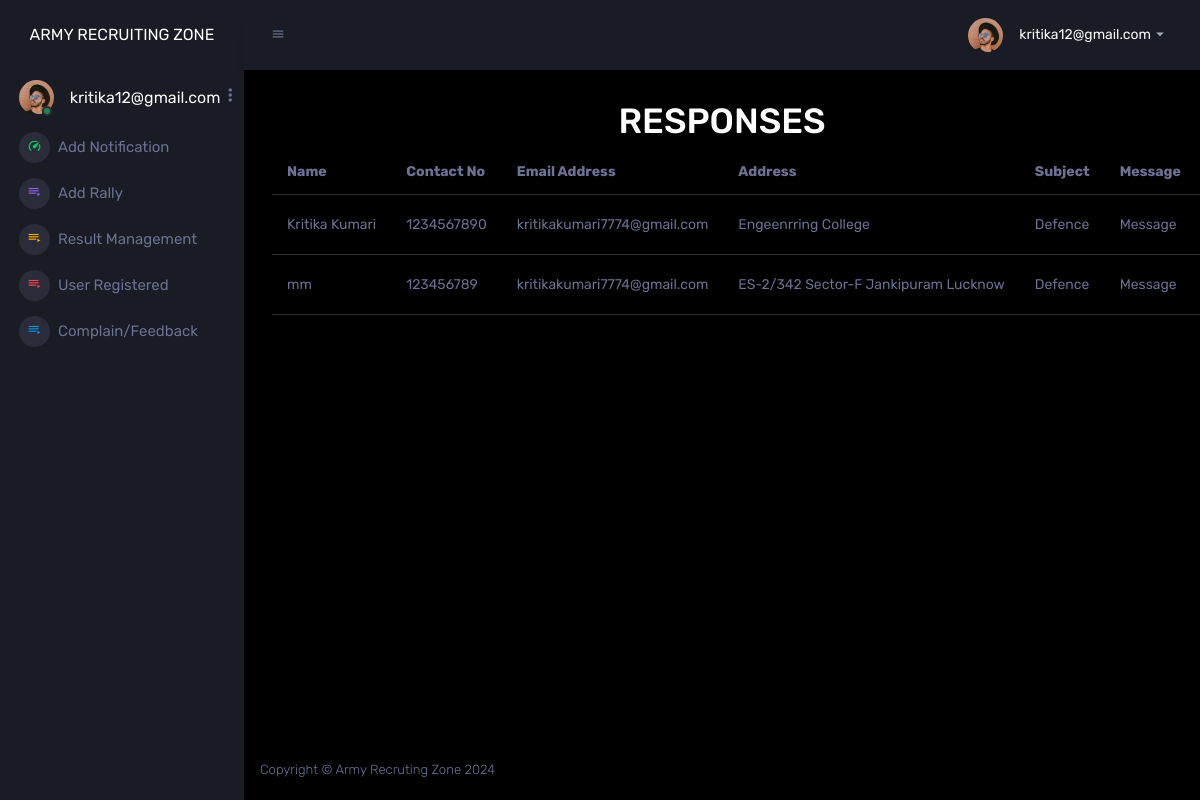
Screenshot of /adminapp/response/ (signed in) with the database file from the repository.
### ARZapp/models.py (models this page shows)
class AdminLogin(models.Model):
    adminid=models.CharField(max_length=50, primary_key=True)
    password=models.CharField(max_length=20)

class Enquiry(models.Model):
    id=models.AutoField(primary_key=True)
    name = models.CharField(max_length=50)
    contactno= models.CharField(max_length=10)
    emailaddress= models.CharField(max_length=50)
    address= models.CharField(max_length=500)
    subject= models.CharField(max_length=100)
    message= models.TextField()
    posteddate= models.CharField(max_length=30)

### adminapp/views.py (the view)
# urls.py: path('response/',views.response,name="response"),
def response(request):
    try:
        if request.session['adminid']!=None:
            adminid=request.session['adminid']
            obj=AdminLogin.objects.get(adminid=adminid)
            enq=Enquiry.objects.all()
            return render(request,"response.html",locals())
    except KeyError:
        return redirect("Adminlogin")

### adminapp/templates/response.html (shortened to what this page needs)
{% extends "adminparent.html" %}
{% block body %}
    <div class="row">
        <div class="col-sm-12">
            <h1 style="text-align:center;">RESPONSES</h1>
            <table class="table">
               <tr>
                <th>Name</th>
                <th>Contact No</th>
                <th>Email Address</th>
                <th>Address</th>
                <th>Subject</th>
                <th>Message</th>
                <th>Posted Date</th>
               </tr>
               {% for mes in enq %}
               <tr>
                <td>{{mes.name}}</td>
                <td>{{mes.contactno}}</td>
                <td>{{mes.emailaddress}}</td>
                <td>{{mes.address}}</td>
                <td>{{mes.subject}}</td>
                <td>{{mes.message}}</td>
                <td>{{mes.posteddate}}</td>
               </tr>
               {% endfor %}
            </table>
        </div>
    </div>
{% endblock body %}

### adminapp/templates/adminparent.html (shortened to what this page needs)
<!DOCTYPE html>
<html lang="en">
    {% load static %}
<head>
    <link rel="stylesheet" href="{% static 'assets/vendors/mdi/css/materialdesignicons.min.css' %}">
    <link rel="stylesheet" href="{% static 'assets/vendors/css/vendor.bundle.base.css' %}">
    <link rel="stylesheet" href="{% static 'assets/vendors/jvectormap/jquery-jvectormap.css' %}">
    <link rel="stylesheet" href="{% static 'assets/vendors/flag-icon-css/css/flag-icon.min.css' %}">
    <link rel="stylesheet" href="{% static 'assets/vendors/owl-carousel-2/owl.carousel.min.css' %}">
    <link rel="stylesheet" href="{% static 'assets/vendors/owl-carousel-2/owl.theme.default.min.css' %}">
    <link rel="stylesheet" href="{% static 'assets/css/style.css' %}">
</head>
<body>
    <div class="container-scroller">
      <nav class="sidebar sidebar-offcanvas" id="sidebar">
          <div class="sidebar-brand-wrapper d-none d-lg-flex align-items-center justify-content-center fixed-top">
            <span>ARMY RECRUITING ZONE</span>
          </div>
          <ul class="nav">
            <li class="nav-item profile">
              <div class="profile-desc">
                <div class="profile-pic">
                  <div class="count-indicator">
                    <img class="img-xs rounded-circle " src="{% static 'assets/images/faces/face15.jpg' %}" alt="">
                    <span class="count bg-success"></span>
                  </div>
                  <div class="profile-name">
                    <a href="{% url 'adminapp:adminhome' %}" style="color: white; text-decoration: none;"><h5 class="mb-0 font-weight-normal">{{adminid}}</h5></a>
                  </div>
                </div>
                <a href="#" id="profile-dropdown" data-bs-toggle="dropdown"><i class="mdi mdi-dots-vertical"></i></a>
              </div>
            </li>
            <li class="nav-item menu-items">
              <a class="nav-link" href="{% url 'adminapp:addnotification' %}">
                <span class="menu-icon">
                  <i class="mdi mdi-speedometer"></i>
                </span>
                <span class="menu-title">Add Notification</span>
              </a>
            </li>
           <li class="nav-item menu-items">
              <a class="nav-link" href="{% url 'adminapp:addrally' %}">
                <span class="menu-icon">
                  <i class="mdi mdi-playlist-play"></i>
                </span>
                <span class="menu-title">Add Rally</span>
              </a>
            </li>
            <li class="nav-item menu-items">
              <a class="nav-link" href="{% url 'adminapp:resultmanagement' %}">
                <span class="menu-icon">
                  <i class="mdi mdi-playlist-play"></i>
                </span>
                <span class="menu-title">Result Management</span>
              </a>
            </li>
            <li class="nav-item menu-items">
              <a class="nav-link" href="{% url 'adminapp:userregister' %}">
                <span class="menu-icon">
                  <i class="mdi mdi-playlist-play"></i>
                </span>
                <span class="menu-title">User Registered</span>
              </a>
            </li>
            <li class="nav-item menu-items">
              <a class="nav-link" href="{% url 'adminapp:response' %}">
                <span class="menu-icon">
                  <i class="mdi mdi-playlist-play"></i>
                </span>
                <span class="menu-title">Complain/Feedback</span>
              </a>
            </li>
          </ul>
        </nav>
        <div class="container-fluid page-body-wrapper">
          <nav class="navbar p-0 fixed-top d-flex flex-row">
            <div class="navbar-menu-wrapper flex-grow d-flex align-items-stretch">
              <button class="navbar-toggler navbar-toggler align-self-center" type="button" data-toggle="minimize">
                <span class="mdi mdi-menu"></span>
              </button>
              <ul class="navbar-nav navbar-nav-right">
                <li class="nav-item dropdown">
                  <a class="nav-link" id="profileDropdown" href="#" data-bs-toggle="dropdown">
                    <div class="navbar-profile">
                      <img class="img-xs rounded-circle" src="{% static 'assets/images/faces/face15.jpg' %}" alt="">
                      <p class="mb-0 d-none d-sm-block navbar-profile-name">{{adminid}}</p>
                      <i class="mdi mdi-menu-down d-none d-sm-block"></i>
                    </div>
                  </a>
                </li>
              </ul>
            </div>
          </nav>
          <div class="main-panel">
            <div class="content-wrapper">
              {% block body %}
              {% endblock body %}
            </div>
            <footer class="footer">
              <div class="d-sm-flex justify-content-center justify-content-sm-between">
                <span class="text-muted d-block text-center text-sm-left d-sm-inline-block">Copyright © Army Recruting Zone 2024</span>
              </div>
            </footer>
          </div>
        </div>
      </div>
</body>
</html>

### rows the page displays
AdminLogin: adminid "kritika12@gmail.com"
Enquiry: name "Kritika Kumari", contactno "1234567890", emailaddress "kritikakumari7774@gmail.com", address "Engeenrring College", subject "Defence", message "Message"
Enquiry: name "mm", contactno "123456789", emailaddress "kritikakumari7774@gmail.com", address "ES-2/342 Sector-F Jankipuram Lucknow", subject "Defence", message "Message"
